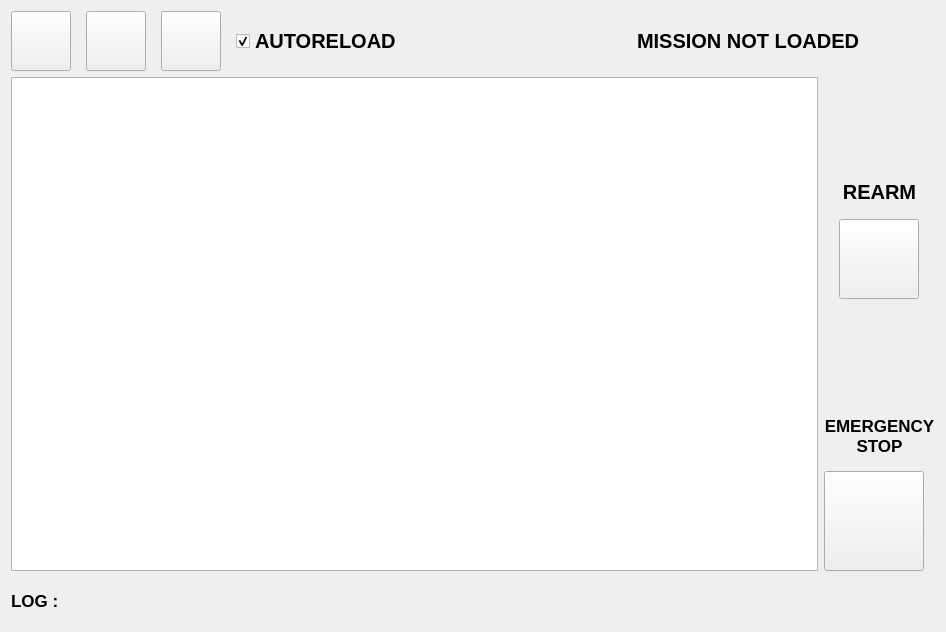
<?xml version="1.0" encoding="UTF-8"?>
<ui version="4.0">
 <class>window</class>
 <widget class="QWidget" name="window">
  <property name="geometry">
   <rect>
    <x>0</x>
    <y>0</y>
    <width>946</width>
    <height>632</height>
   </rect>
  </property>
  <property name="windowTitle">
   <string>Form</string>
  </property>
  <layout class="QGridLayout" name="gridLayout">
   <item row="1" column="0" colspan="2">
    <widget class="QTreeView" name="scxml_treeview">
     <property name="sizePolicy">
      <sizepolicy hsizetype="Expanding" vsizetype="Expanding">
       <horstretch>50</horstretch>
       <verstretch>50</verstretch>
      </sizepolicy>
     </property>
    </widget>
   </item>
   <item row="0" column="0" colspan="3">
    <layout class="QHBoxLayout" name="horizontalLayout">
     <property name="spacing">
      <number>15</number>
     </property>
     <item>
      <widget class="QPushButton" name="open_button">
       <property name="enabled">
        <bool>true</bool>
       </property>
       <property name="minimumSize">
        <size>
         <width>60</width>
         <height>60</height>
        </size>
       </property>
       <property name="maximumSize">
        <size>
         <width>60</width>
         <height>60</height>
        </size>
       </property>
       <property name="text">
        <string/>
       </property>
       <property name="default">
        <bool>false</bool>
       </property>
      </widget>
     </item>
     <item>
      <widget class="QPushButton" name="start_button">
       <property name="minimumSize">
        <size>
         <width>60</width>
         <height>60</height>
        </size>
       </property>
       <property name="maximumSize">
        <size>
         <width>60</width>
         <height>60</height>
        </size>
       </property>
       <property name="text">
        <string/>
       </property>
      </widget>
     </item>
     <item>
      <widget class="QPushButton" name="pause_button">
       <property name="sizePolicy">
        <sizepolicy hsizetype="Preferred" vsizetype="Preferred">
         <horstretch>0</horstretch>
         <verstretch>0</verstretch>
        </sizepolicy>
       </property>
       <property name="minimumSize">
        <size>
         <width>60</width>
         <height>60</height>
        </size>
       </property>
       <property name="maximumSize">
        <size>
         <width>60</width>
         <height>60</height>
        </size>
       </property>
       <property name="focusPolicy">
        <enum>Qt::WheelFocus</enum>
       </property>
       <property name="text">
        <string/>
       </property>
      </widget>
     </item>
     <item>
      <widget class="QCheckBox" name="auto_reload">
       <property name="font">
        <font>
         <pointsize>15</pointsize>
         <weight>75</weight>
         <bold>true</bold>
        </font>
       </property>
       <property name="focusPolicy">
        <enum>Qt::StrongFocus</enum>
       </property>
       <property name="text">
        <string>AUTORELOAD</string>
       </property>
       <property name="checked">
        <bool>true</bool>
       </property>
      </widget>
     </item>
     <item>
      <spacer name="horizontalSpacer">
       <property name="orientation">
        <enum>Qt::Horizontal</enum>
       </property>
       <property name="sizeHint" stdset="0">
        <size>
         <width>40</width>
         <height>20</height>
        </size>
       </property>
      </spacer>
     </item>
     <item>
      <widget class="QLabel" name="status_label">
       <property name="font">
        <font>
         <pointsize>15</pointsize>
         <weight>75</weight>
         <bold>true</bold>
        </font>
       </property>
       <property name="text">
        <string>MISSION NOT LOADED</string>
       </property>
      </widget>
     </item>
     <item>
      <widget class="QLabel" name="ssm_status">
       <property name="minimumSize">
        <size>
         <width>60</width>
         <height>60</height>
        </size>
       </property>
       <property name="text">
        <string/>
       </property>
      </widget>
     </item>
    </layout>
   </item>
   <item row="1" column="2">
    <layout class="QVBoxLayout" name="verticalLayout">
     <property name="spacing">
      <number>15</number>
     </property>
     <property name="sizeConstraint">
      <enum>QLayout::SetFixedSize</enum>
     </property>
     <item>
      <spacer name="verticalSpacer_2">
       <property name="orientation">
        <enum>Qt::Vertical</enum>
       </property>
       <property name="sizeHint" stdset="0">
        <size>
         <width>20</width>
         <height>40</height>
        </size>
       </property>
      </spacer>
     </item>
     <item>
      <widget class="QLabel" name="rearm_label">
       <property name="font">
        <font>
         <pointsize>15</pointsize>
         <weight>75</weight>
         <bold>true</bold>
        </font>
       </property>
       <property name="text">
        <string>REARM</string>
       </property>
       <property name="alignment">
        <set>Qt::AlignCenter</set>
       </property>
      </widget>
     </item>
     <item>
      <layout class="QHBoxLayout" name="horizontalLayout_3">
       <property name="topMargin">
        <number>0</number>
       </property>
       <item>
        <widget class="QPushButton" name="rearm_button">
         <property name="sizePolicy">
          <sizepolicy hsizetype="Fixed" vsizetype="Fixed">
           <horstretch>0</horstretch>
           <verstretch>0</verstretch>
          </sizepolicy>
         </property>
         <property name="minimumSize">
          <size>
           <width>80</width>
           <height>80</height>
          </size>
         </property>
         <property name="maximumSize">
          <size>
           <width>80</width>
           <height>80</height>
          </size>
         </property>
         <property name="text">
          <string/>
         </property>
        </widget>
       </item>
      </layout>
     </item>
     <item>
      <spacer name="verticalSpacer">
       <property name="orientation">
        <enum>Qt::Vertical</enum>
       </property>
       <property name="sizeType">
        <enum>QSizePolicy::Expanding</enum>
       </property>
       <property name="sizeHint" stdset="0">
        <size>
         <width>20</width>
         <height>40</height>
        </size>
       </property>
      </spacer>
     </item>
     <item>
      <widget class="QLabel" name="emergency_stop_label">
       <property name="font">
        <font>
         <pointsize>13</pointsize>
         <weight>75</weight>
         <bold>true</bold>
        </font>
       </property>
       <property name="text">
        <string>EMERGENCY
STOP</string>
       </property>
       <property name="alignment">
        <set>Qt::AlignCenter</set>
       </property>
      </widget>
     </item>
     <item>
      <widget class="QPushButton" name="preempt_button">
       <property name="minimumSize">
        <size>
         <width>100</width>
         <height>100</height>
        </size>
       </property>
       <property name="maximumSize">
        <size>
         <width>100</width>
         <height>100</height>
        </size>
       </property>
       <property name="text">
        <string/>
       </property>
      </widget>
     </item>
    </layout>
   </item>
   <item row="2" column="0" colspan="3">
    <layout class="QHBoxLayout" name="horizontalLayout_2">
     <property name="topMargin">
      <number>4</number>
     </property>
     <item>
      <widget class="QLabel" name="label_2">
       <property name="font">
        <font>
         <pointsize>13</pointsize>
         <weight>75</weight>
         <bold>true</bold>
        </font>
       </property>
       <property name="text">
        <string>LOG : </string>
       </property>
      </widget>
     </item>
     <item>
      <widget class="QLabel" name="log_txt">
       <property name="sizePolicy">
        <sizepolicy hsizetype="Expanding" vsizetype="Expanding">
         <horstretch>100</horstretch>
         <verstretch>40</verstretch>
        </sizepolicy>
       </property>
       <property name="minimumSize">
        <size>
         <width>100</width>
         <height>40</height>
        </size>
       </property>
       <property name="font">
        <font>
         <pointsize>13</pointsize>
        </font>
       </property>
       <property name="text">
        <string notr="true"/>
       </property>
       <property name="scaledContents">
        <bool>true</bool>
       </property>
       <property name="wordWrap">
        <bool>false</bool>
       </property>
      </widget>
     </item>
    </layout>
   </item>
  </layout>
 </widget>
 <resources/>
 <connections/>
</ui>
